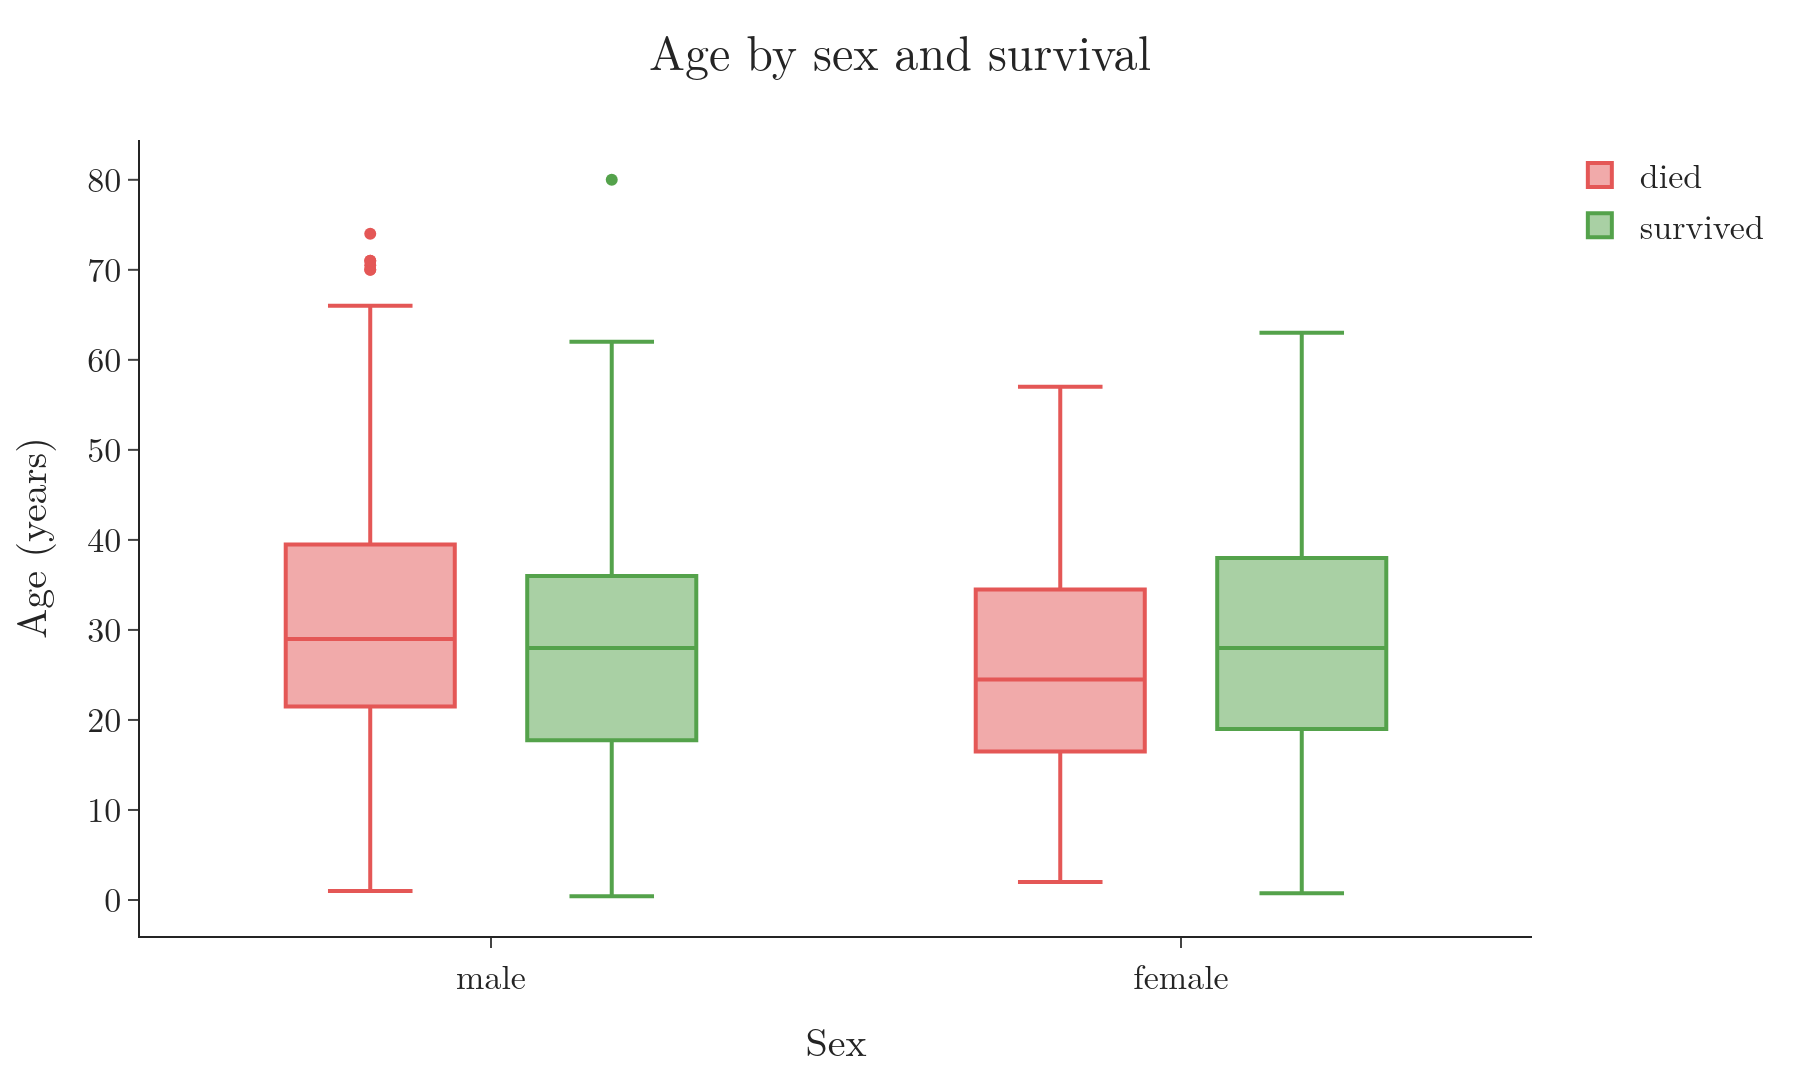

The script that drew this image:
"""Titanic: age by sex (box plot), split by survival (hue)."""
import plotly.express as px
from common import load, save_px, FONT, RED, GREEN

t = load("titanic_train").dropna(subset=["Age"])
t["Outcome"] = t.Survived.map({0: "died", 1: "survived"})
fig = px.box(t, x="Sex", y="Age", color="Outcome", color_discrete_map={"died": RED, "survived": GREEN},
             category_orders={"Sex": ["male", "female"], "Outcome": ["died", "survived"]})
fig.update_layout(template="simple_white", width=900, height=540, font=FONT, legend_title_text="",
                  title=dict(text="Age by sex and survival", x=0.5), yaxis_title="Age (years)",
                  margin=dict(l=70, r=20, t=70, b=60))
save_px(fig, "box_age_sex")
